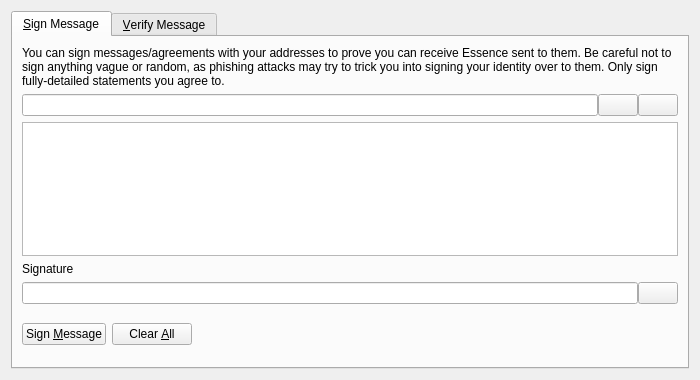
<?xml version="1.0" encoding="UTF-8"?>
<ui version="4.0">
 <class>SignVerifyMessageDialog</class>
 <widget class="QDialog" name="SignVerifyMessageDialog">
  <property name="geometry">
   <rect>
    <x>0</x>
    <y>0</y>
    <width>700</width>
    <height>380</height>
   </rect>
  </property>
  <property name="windowTitle">
   <string>Signatures - Sign / Verify a Message</string>
  </property>
  <property name="modal">
   <bool>true</bool>
  </property>
  <layout class="QVBoxLayout" name="verticalLayout">
   <item>
    <widget class="QTabWidget" name="tabWidget">
     <property name="currentIndex">
      <number>0</number>
     </property>
     <widget class="QWidget" name="tabSignMessage">
      <attribute name="title">
       <string>&amp;Sign Message</string>
      </attribute>
      <layout class="QVBoxLayout" name="verticalLayout_SM">
       <item>
        <widget class="QLabel" name="infoLabel_SM">
         <property name="text">
          <string>You can sign messages/agreements with your addresses to prove you can receive Essence sent to them. Be careful not to sign anything vague or random, as phishing attacks may try to trick you into signing your identity over to them. Only sign fully-detailed statements you agree to.</string>
         </property>
         <property name="textFormat">
          <enum>Qt::PlainText</enum>
         </property>
         <property name="wordWrap">
          <bool>true</bool>
         </property>
        </widget>
       </item>
       <item>
        <layout class="QHBoxLayout" name="horizontalLayout_1_SM">
         <property name="spacing">
          <number>0</number>
         </property>
         <item>
          <widget class="QValidatedLineEdit" name="addressIn_SM">
           <property name="toolTip">
            <string>The Essence address to sign the message with</string>
           </property>
          </widget>
         </item>
         <item>
          <widget class="QPushButton" name="addressBookButton_SM">
           <property name="toolTip">
            <string>Choose previously used address</string>
           </property>
           <property name="text">
            <string/>
           </property>
           <property name="shortcut">
            <string>Alt+A</string>
           </property>
           <property name="autoDefault">
            <bool>false</bool>
           </property>
          </widget>
         </item>
         <item>
          <widget class="QPushButton" name="pasteButton_SM">
           <property name="toolTip">
            <string>Paste address from clipboard</string>
           </property>
           <property name="text">
            <string/>
           </property>
           <property name="shortcut">
            <string>Alt+P</string>
           </property>
           <property name="autoDefault">
            <bool>false</bool>
           </property>
          </widget>
         </item>
        </layout>
       </item>
       <item>
        <widget class="QPlainTextEdit" name="messageIn_SM">
         <property name="toolTip">
          <string>Enter the message you want to sign here</string>
         </property>
        </widget>
       </item>
       <item>
        <widget class="QLabel" name="signatureLabel_SM">
         <property name="text">
          <string>Signature</string>
         </property>
         <property name="textFormat">
          <enum>Qt::PlainText</enum>
         </property>
        </widget>
       </item>
       <item>
        <layout class="QHBoxLayout" name="horizontalLayout_2_SM">
         <property name="spacing">
          <number>0</number>
         </property>
         <item>
          <widget class="QLineEdit" name="signatureOut_SM">
           <property name="font">
            <font>
             <italic>true</italic>
            </font>
           </property>
           <property name="readOnly">
            <bool>true</bool>
           </property>
          </widget>
         </item>
         <item>
          <widget class="QPushButton" name="copySignatureButton_SM">
           <property name="toolTip">
            <string>Copy the current signature to the system clipboard</string>
           </property>
           <property name="text">
            <string/>
           </property>
           <property name="autoDefault">
            <bool>false</bool>
           </property>
          </widget>
         </item>
        </layout>
       </item>
       <item>
        <layout class="QHBoxLayout" name="horizontalLayout_3_SM">
         <item>
          <widget class="QPushButton" name="signMessageButton_SM">
           <property name="toolTip">
            <string>Sign the message to prove you own this Essence address</string>
           </property>
           <property name="text">
            <string>Sign &amp;Message</string>
           </property>
           <property name="autoDefault">
            <bool>false</bool>
           </property>
          </widget>
         </item>
         <item>
          <widget class="QPushButton" name="clearButton_SM">
           <property name="toolTip">
            <string>Reset all sign message fields</string>
           </property>
           <property name="text">
            <string>Clear &amp;All</string>
           </property>
           <property name="autoDefault">
            <bool>false</bool>
           </property>
          </widget>
         </item>
         <item>
          <spacer name="horizontalSpacer_1_SM">
           <property name="orientation">
            <enum>Qt::Horizontal</enum>
           </property>
           <property name="sizeHint" stdset="0">
            <size>
             <width>40</width>
             <height>48</height>
            </size>
           </property>
          </spacer>
         </item>
         <item>
          <widget class="QLabel" name="statusLabel_SM">
           <property name="font">
            <font>
             <weight>75</weight>
             <bold>true</bold>
            </font>
           </property>
           <property name="text">
            <string/>
           </property>
           <property name="wordWrap">
            <bool>true</bool>
           </property>
          </widget>
         </item>
         <item>
          <spacer name="horizontalSpacer_2_SM">
           <property name="orientation">
            <enum>Qt::Horizontal</enum>
           </property>
           <property name="sizeHint" stdset="0">
            <size>
             <width>40</width>
             <height>48</height>
            </size>
           </property>
          </spacer>
         </item>
        </layout>
       </item>
      </layout>
     </widget>
     <widget class="QWidget" name="tabVerifyMessage">
      <attribute name="title">
       <string>&amp;Verify Message</string>
      </attribute>
      <layout class="QVBoxLayout" name="verticalLayout_VM">
       <item>
        <widget class="QLabel" name="infoLabel_VM">
         <property name="text">
          <string>Enter the receiver's address, message (ensure you copy line breaks, spaces, tabs, etc. exactly) and signature below to verify the message. Be careful not to read more into the signature than what is in the signed message itself, to avoid being tricked by a man-in-the-middle attack. Note that this only proves the signing party receives with the address, it cannot prove sendership of any transaction!</string>
         </property>
         <property name="textFormat">
          <enum>Qt::PlainText</enum>
         </property>
         <property name="alignment">
          <set>Qt::AlignLeading|Qt::AlignLeft|Qt::AlignTop</set>
         </property>
         <property name="wordWrap">
          <bool>true</bool>
         </property>
        </widget>
       </item>
       <item>
        <layout class="QHBoxLayout" name="horizontalLayout_1_VM">
         <property name="spacing">
          <number>0</number>
         </property>
         <item>
          <widget class="QValidatedLineEdit" name="addressIn_VM">
           <property name="toolTip">
            <string>The Essence address the message was signed with</string>
           </property>
          </widget>
         </item>
         <item>
          <widget class="QPushButton" name="addressBookButton_VM">
           <property name="toolTip">
            <string>Choose previously used address</string>
           </property>
           <property name="text">
            <string/>
           </property>
           <property name="shortcut">
            <string>Alt+A</string>
           </property>
           <property name="autoDefault">
            <bool>false</bool>
           </property>
          </widget>
         </item>
        </layout>
       </item>
       <item>
        <widget class="QPlainTextEdit" name="messageIn_VM"/>
       </item>
       <item>
        <widget class="QValidatedLineEdit" name="signatureIn_VM"/>
       </item>
       <item>
        <layout class="QHBoxLayout" name="horizontalLayout_2_VM">
         <item>
          <widget class="QPushButton" name="verifyMessageButton_VM">
           <property name="toolTip">
            <string>Verify the message to ensure it was signed with the specified Essence address</string>
           </property>
           <property name="text">
            <string>Verify &amp;Message</string>
           </property>
           <property name="autoDefault">
            <bool>false</bool>
           </property>
          </widget>
         </item>
         <item>
          <widget class="QPushButton" name="clearButton_VM">
           <property name="toolTip">
            <string>Reset all verify message fields</string>
           </property>
           <property name="text">
            <string>Clear &amp;All</string>
           </property>
           <property name="autoDefault">
            <bool>false</bool>
           </property>
          </widget>
         </item>
         <item>
          <spacer name="horizontalSpacer_1_VM">
           <property name="orientation">
            <enum>Qt::Horizontal</enum>
           </property>
           <property name="sizeHint" stdset="0">
            <size>
             <width>40</width>
             <height>48</height>
            </size>
           </property>
          </spacer>
         </item>
         <item>
          <widget class="QLabel" name="statusLabel_VM">
           <property name="font">
            <font>
             <weight>75</weight>
             <bold>true</bold>
            </font>
           </property>
           <property name="text">
            <string/>
           </property>
           <property name="wordWrap">
            <bool>true</bool>
           </property>
          </widget>
         </item>
         <item>
          <spacer name="horizontalSpacer_2_VM">
           <property name="orientation">
            <enum>Qt::Horizontal</enum>
           </property>
           <property name="sizeHint" stdset="0">
            <size>
             <width>40</width>
             <height>48</height>
            </size>
           </property>
          </spacer>
         </item>
        </layout>
       </item>
      </layout>
     </widget>
    </widget>
   </item>
  </layout>
 </widget>
 <customwidgets>
  <customwidget>
   <class>QValidatedLineEdit</class>
   <extends>QLineEdit</extends>
   <header>qvalidatedlineedit.h</header>
  </customwidget>
 </customwidgets>
 <resources>
  <include location="../essence.qrc"/>
 </resources>
 <connections/>
</ui>
